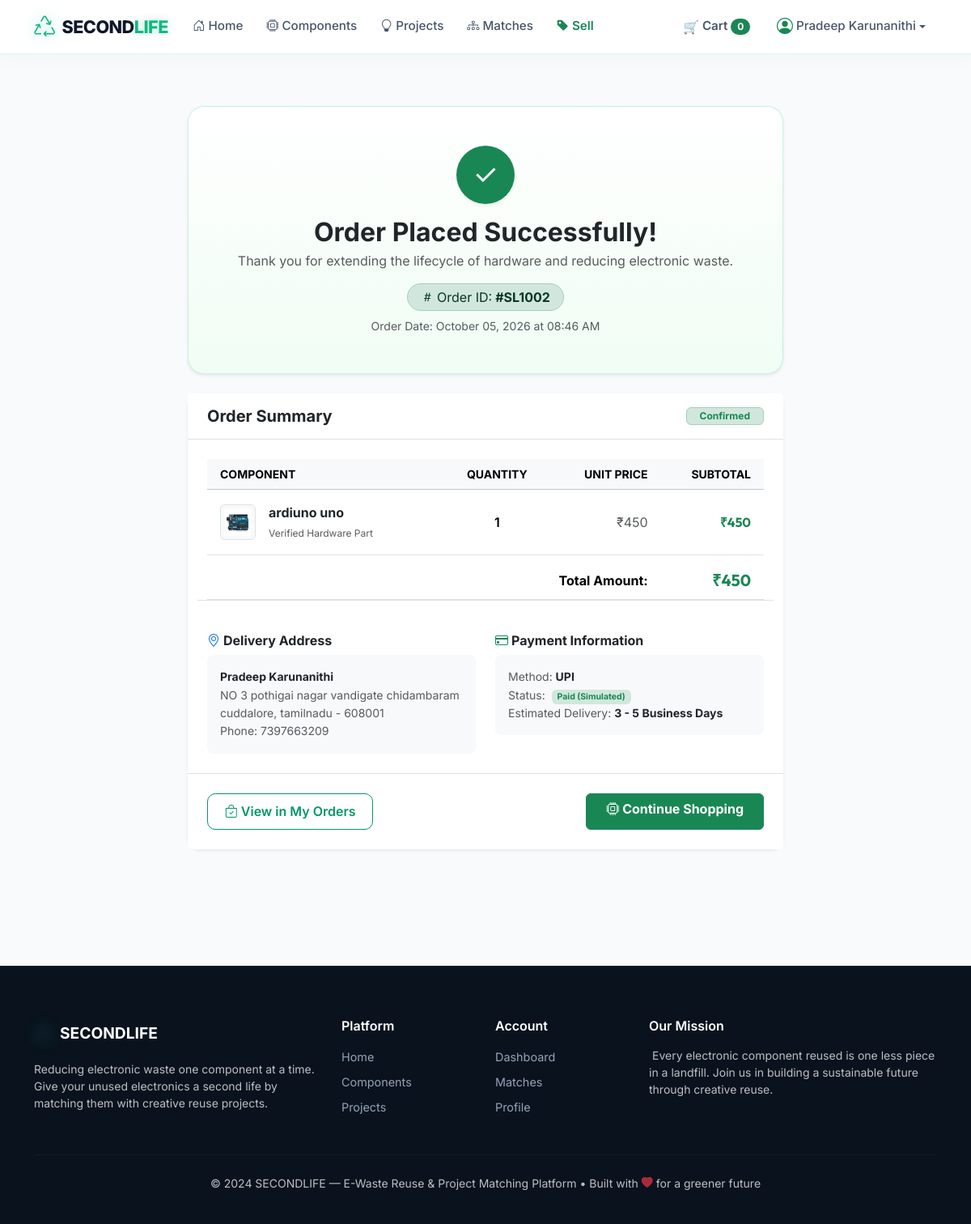
Screenshot of /orders/2/success (signed in) with the database file from the repository.
### models/models.py (models this page shows, shortened)
class Order(db.Model):
    __tablename__ = 'orders'
    STATUSES = ['Pending', 'Confirmed', 'Processing', 'Shipped', 'Delivered', 'Cancelled']
    PAYMENT_METHODS = ['Razorpay', 'UPI', 'Card', 'Cash on Delivery', 'Demo Payment']
    PAYMENT_STATUSES = ['Pending', 'Paid', 'Failed', 'Refunded']
    id = db.Column(db.Integer, primary_key=True)
    order_number = db.Column(db.String(50), unique=True, nullable=False)
    user_id = db.Column(db.Integer, db.ForeignKey('users.id'), nullable=False)
    total_amount = db.Column(db.Float, default=0.0, nullable=False)
    status = db.Column(db.String(30), default='Confirmed', nullable=False)
    payment_method = db.Column(db.String(50), default='Demo Payment', nullable=False)
    payment_status = db.Column(db.String(50), default='Pending', nullable=False)
    razorpay_order_id = db.Column(db.String(100), nullable=True)
    razorpay_payment_id = db.Column(db.String(100), nullable=True)
    razorpay_signature = db.Column(db.String(255), nullable=True)
    customer_name = db.Column(db.String(100), nullable=False)
    email = db.Column(db.String(120), nullable=True)
    phone = db.Column(db.String(20), nullable=False)
    address = db.Column(db.Text, nullable=False)
    city = db.Column(db.String(100), nullable=False)
    state = db.Column(db.String(100), nullable=False)
    pincode = db.Column(db.String(20), nullable=False)
    created_at = db.Column(db.DateTime, default=datetime.utcnow)
    items = db.relationship('OrderItem', backref='order', lazy=True, cascade='all, delete-orphan')

class OrderItem(db.Model):
    __tablename__ = 'order_items'
    id = db.Column(db.Integer, primary_key=True)
    order_id = db.Column(db.Integer, db.ForeignKey('orders.id'), nullable=False)
    seller_id = db.Column(db.Integer, db.ForeignKey('users.id'), nullable=True)
    component_id = db.Column(db.Integer, db.ForeignKey('components.id'), nullable=True)
    component_name = db.Column(db.String(200), nullable=False)
    quantity = db.Column(db.Integer, default=1, nullable=False)
    unit_price = db.Column(db.Float, default=0.0, nullable=False)
    subtotal = db.Column(db.Float, default=0.0, nullable=False)
    status = db.Column(db.String(30), default='Confirmed', nullable=False)
    seller = db.relationship('User', foreign_keys=[seller_id], backref=db.backref('sold_order_items', lazy=True), lazy=True)

### routes/marketplace.py (the view)
@marketplace_bp.route('/orders/<int:order_id>/success')
@login_required
def order_success(order_id):
    order = Order.query.get_or_404(order_id)
    if order.user_id != session['user_id'] and session.get('user_role') != 'admin':
        flash('Access denied.', 'danger')
        return redirect(url_for('marketplace.my_orders'))
    return render_template('order_success.html', order=order)

### templates/order_success.html (shortened to what this page needs)
{% extends 'base.html' %}
{% block content %}
<div class="container py-4 py-md-5">
    <div class="row justify-content-center">
        <div class="col-lg-8">
            <div class="card border-0 shadow-sm text-center p-4 p-md-5 mb-4" style="border-radius: 20px; background: linear-gradient(180deg, #ffffff 0%, #f0fdf4 100%); border: 1px solid rgba(16, 185, 129, 0.2) !important;">
                <div class="mb-3">
                    <span class="d-inline-flex align-items-center justify-content-center bg-success text-white rounded-circle shadow-sm" style="width: 72px; height: 72px; font-size: 2.2rem;">
                        ✓
                    </span>
                </div>
                <h2 class="fw-bold text-dark mb-1">Order Placed Successfully!</h2>
                <p class="text-muted mb-3">Thank you for extending the lifecycle of hardware and reducing electronic waste.</p>
                <div class="d-inline-flex align-items-center px-3 py-1 bg-success-subtle text-success-emphasis rounded-pill border border-success-subtle mx-auto mb-2">
                    <i class="bi bi-hash me-1"></i>Order ID: <strong class="ms-1">#{{ order.order_number }}</strong>
                </div>
                <div class="text-muted small">
                    Order Date: {{ order.created_at.strftime('%B %d, %Y at %I:%M %p') }}
                </div>
            </div>
            <div class="card border-0 shadow-sm mb-4" style="border-radius: 16px;">
                <div class="card-header bg-white py-3 px-4 border-bottom d-flex justify-content-between align-items-center">
                    <h5 class="fw-bold mb-0 text-dark">Order Summary</h5>
                    <span class="badge bg-success-subtle text-success border border-success-subtle px-3 py-1">
                        {{ order.status }}
                    </span>
                </div>
                <div class="card-body p-4">
                    <div class="table-responsive mb-4">
                        <table class="table align-middle mb-0">
                            <thead class="table-light small text-muted text-uppercase">
                                <tr>
                                    <th class="ps-3 py-2">Component</th>
                                    <th class="py-2 text-center">Quantity</th>
                                    <th class="py-2 text-end">Unit Price</th>
                                    <th class="pe-3 py-2 text-end">Subtotal</th>
                                </tr>
                            </thead>
                            <tbody>
                                {% for item in order.items %}
                                <tr>
                                    <td class="ps-3 py-3">
                                        <div class="d-flex align-items-center">
                                            <div class="me-3 rounded-2 border p-1 bg-light d-flex align-items-center justify-content-center" style="width: 44px; height: 44px; flex-shrink: 0;">
                                                <img src="{{ url_for('static', filename=get_component_image(item.component)) }}" alt="{{ item.component_name }}" style="max-width: 100%; max-height: 100%; object-fit: contain;">
                                            </div>
                                            <div>
                                                <div class="fw-bold text-dark">{{ item.component_name }}</div>
                                                <span class="text-muted small" style="font-size: 0.75rem;">Verified Hardware Part</span>
                                            </div>
                                        </div>
                                    </td>
                                    <td class="py-3 text-center fw-semibold">{{ item.quantity }}</td>
                                    <td class="py-3 text-end text-muted">{{ format_currency(item.unit_price) }}</td>
                                    <td class="pe-3 py-3 text-end fw-bold text-success" style="font-family: 'Outfit', sans-serif;">
                                        {{ format_currency(item.subtotal) }}
                                    </td>
                                </tr>
                                {% endfor %}
                            </tbody>
                            <tfoot class="border-top">
                                <tr>
                                    <td colspan="3" class="text-end fw-bold pt-3">Total Amount:</td>
                                    <td class="pe-3 text-end fw-bold text-success fs-5 pt-3" style="font-family: 'Outfit', sans-serif;">
                                        {{ format_currency(order.total_amount) }}
                                    </td>
                                </tr>
                            </tfoot>
                        </table>
                    </div>
                    <div class="row g-4 pt-3 border-top">
                        <div class="col-md-6">
                            <h6 class="fw-bold text-dark mb-2">
                                <i class="bi bi-geo-alt text-primary me-1"></i>Delivery Address
                            </h6>
                            <div class="p-3 bg-light rounded-3 text-muted small" style="line-height: 1.6;">
                                <strong class="text-dark">{{ order.customer_name }}</strong><br>
                                {{ order.address }}<br>
                                {{ order.city }}, {{ order.state }} - {{ order.pincode }}<br>
                                Phone: {{ order.phone }}
                            </div>
                        </div>
                        <div class="col-md-6">
                            <h6 class="fw-bold text-dark mb-2">
                                <i class="bi bi-credit-card text-success me-1"></i>Payment Information
                            </h6>
                            <div class="p-3 bg-light rounded-3 text-muted small" style="line-height: 1.6;">
                                <div>Method: <strong class="text-dark">{{ order.payment_method }}</strong></div>
                                <div>Status: <span class="badge bg-success-subtle text-success ms-1">Paid (Simulated)</span></div>
                                <div>Estimated Delivery: <strong class="text-dark">3 - 5 Business Days</strong></div>
                            </div>
                        </div>
                    </div>
                </div>
                <div class="card-footer bg-white p-4 border-top d-flex flex-wrap justify-content-between gap-2">
                    <a href="{{ url_for('marketplace.my_orders') }}" class="btn btn-outline-primary">
                        <i class="bi bi-bag-check me-1"></i>View in My Orders
                    </a>
                    <a href="{{ url_for('components.component_list') }}" class="btn btn-success text-white fw-bold px-4">
                        <i class="bi bi-cpu me-1"></i>Continue Shopping
                    </a>
                </div>
            </div>
        </div>
    </div>
</div>
{% endblock %}

### templates/base.html (shortened to what this page needs)
<!DOCTYPE html>
<html lang="en" data-bs-theme="light">
<head>
    <link href="https://cdn.jsdelivr.net/npm/bootstrap@5.3.2/dist/css/bootstrap.min.css" rel="stylesheet">
    <link href="https://cdn.jsdelivr.net/npm/bootstrap-icons@1.11.3/font/bootstrap-icons.css" rel="stylesheet">
    <link href="{{ url_for('static', filename='css/style.css') }}" rel="stylesheet">
</head>
<body>
    <nav class="navbar navbar-expand-lg sticky-top" id="mainNav">
        <div class="container">
            <a class="navbar-brand d-flex align-items-center" href="{{ url_for('home') }}">
                <i class="bi bi-recycle brand-icon me-2"></i>
                <span class="brand-text">SECOND<span class="brand-accent">LIFE</span></span>
            </a>
            <div class="collapse navbar-collapse" id="navbarNav">
                <ul class="navbar-nav me-auto">
                    <li class="nav-item">
                        <a class="nav-link {% if request.endpoint == 'home' %}active{% endif %}" href="{{ url_for('home') }}">
                            <i class="bi bi-house-door me-1"></i>Home
                        </a>
                    </li>
                    <li class="nav-item">
                        <a class="nav-link " href="{{ url_for('components.component_list') }}">
                            <i class="bi bi-cpu me-1"></i>Components
                        </a>
                    </li>
                    <li class="nav-item">
                        <a class="nav-link {% if request.endpoint and 'projects' in request.endpoint and request.endpoint != 'projects.saved_projects' %}active{% endif %}" href="{{ url_for('projects.project_list') }}">
                            <i class="bi bi-lightbulb me-1"></i>Projects
                        </a>
                    </li>
                    <li class="nav-item">
                        <a class="nav-link {% if request.endpoint == 'dashboard.matches' %}active{% endif %}" href="{{ url_for('dashboard.matches') if session.get('user_id') else url_for('auth.login') }}">
                            <i class="bi bi-diagram-3 me-1"></i>Matches
                        </a>
                    </li>
                    <li class="nav-item">
                        <a class="nav-link fw-semibold text-success {% if request.endpoint in ('components.add_component',) %}active{% endif %}" href="{{ url_for('components.add_component') }}">
                            <i class="bi bi-tag-fill me-1"></i>Sell
                        </a>
                    </li>
                </ul>
                <ul class="navbar-nav align-items-center">
                    <li class="nav-item me-1">
                        <a class="nav-link position-relative d-flex align-items-center px-2 py-1 rounded-3 " href="{{ url_for('marketplace.view_cart') }}" id="navCartLink" title="Shopping Cart">
                            <span class="me-1 fs-6">🛒</span>
                            <span class="fw-semibold me-1">Cart</span>
                            <span class="badge rounded-pill bg-success shadow-sm" id="navCartBadge" style="font-size: 0.75rem;">{{ cart_count }}</span>
                        </a>
                    </li>
                    {% if session.get('user_id') %}
                        <li class="nav-item dropdown">
                            <a class="nav-link dropdown-toggle d-flex align-items-center" href="#" role="button" data-bs-toggle="dropdown">
                                <i class="bi bi-person-circle me-1 fs-5 text-success"></i>
                                <span>{{ session.get('user_name', 'Profile') }}</span>
                            </a>
                        </li>
                    {% endif %}
                </ul>
            </div>
        </div>
    </nav>
    <main class="main-content">
        {% block content %}{% endblock %}
    </main>
    <footer class="site-footer">
        <div class="container">
            <div class="row g-4">
                <div class="col-lg-4">
                    <div class="d-flex align-items-center mb-3">
                        <i class="bi bi-recycle brand-icon me-2" style="font-size:1.5rem;color:var(--accent)"></i>
                        <span class="fw-bold" style="font-size:1.2rem;color:#fff">SECOND<span style="color:var(--accent)">LIFE</span></span>
                    </div>
                    <p class="text-light opacity-75 small">
                        Reducing electronic waste one component at a time.
                        Give your unused electronics a second life by matching them
                        with creative reuse projects.
                    </p>
                </div>
                <div class="col-lg-2 col-md-4">
                    <h6 class="text-white fw-semibold mb-3">Platform</h6>
                    <ul class="list-unstyled footer-links">
                        <li><a href="{{ url_for('home') }}">Home</a></li>
                        <li><a href="{{ url_for('components.component_list') }}">Components</a></li>
                        <li><a href="{{ url_for('projects.project_list') }}">Projects</a></li>
                    </ul>
                </div>
                <div class="col-lg-2 col-md-4">
                    <h6 class="text-white fw-semibold mb-3">Account</h6>
                    <ul class="list-unstyled footer-links">
                        {% if session.get('user_id') %}
                        <li><a href="{{ url_for('dashboard.dashboard') }}">Dashboard</a></li>
                        <li><a href="{{ url_for('dashboard.matches') }}">Matches</a></li>
                        <li><a href="{{ url_for('auth.profile') }}">Profile</a></li>
                        {% else %}
                        <li><a href="{{ url_for('auth.login') }}">Login</a></li>
                        <li><a href="{{ url_for('auth.register') }}">Register</a></li>
                        {% endif %}
                    </ul>
                </div>
                <div class="col-lg-4 col-md-4">
                    <h6 class="text-white fw-semibold mb-3">Our Mission</h6>
                    <p class="text-light opacity-75 small">
                        Every electronic component reused is one less piece in a landfill.
                        Join us in building a sustainable future through creative reuse.
                    </p>
                </div>
            </div>
            <hr class="my-4" style="border-color: rgba(255,255,255,0.15)">
            <div class="text-center">
                <p class="small text-light opacity-75 mb-0">
                    &copy; 2024 SECONDLIFE &mdash; E-Waste Reuse & Project Matching Platform
                    &bull; Built with <i class="bi bi-heart-fill text-danger"></i> for a greener future
                </p>
            </div>
        </div>
    </footer>
</body>
</html>

### rows the page displays
Order: get "Pradeep Karunanithi", order_number "SL1002", created_at "October 05, 2026 at 08:46 AM", status "Confirmed", total_amount "₹450", customer_name "Pradeep Karunanithi", address "NO 3 pothigai nagar vandigate chidambaram", city "cuddalore", state "tamilnadu", pincode "608001", phone "7397663209", payment_method "UPI"
OrderItem: component_name "ardiuno uno", quantity "1", unit_price "₹450", subtotal "₹450"

### other values shown
{{ cart_count }} "0"
